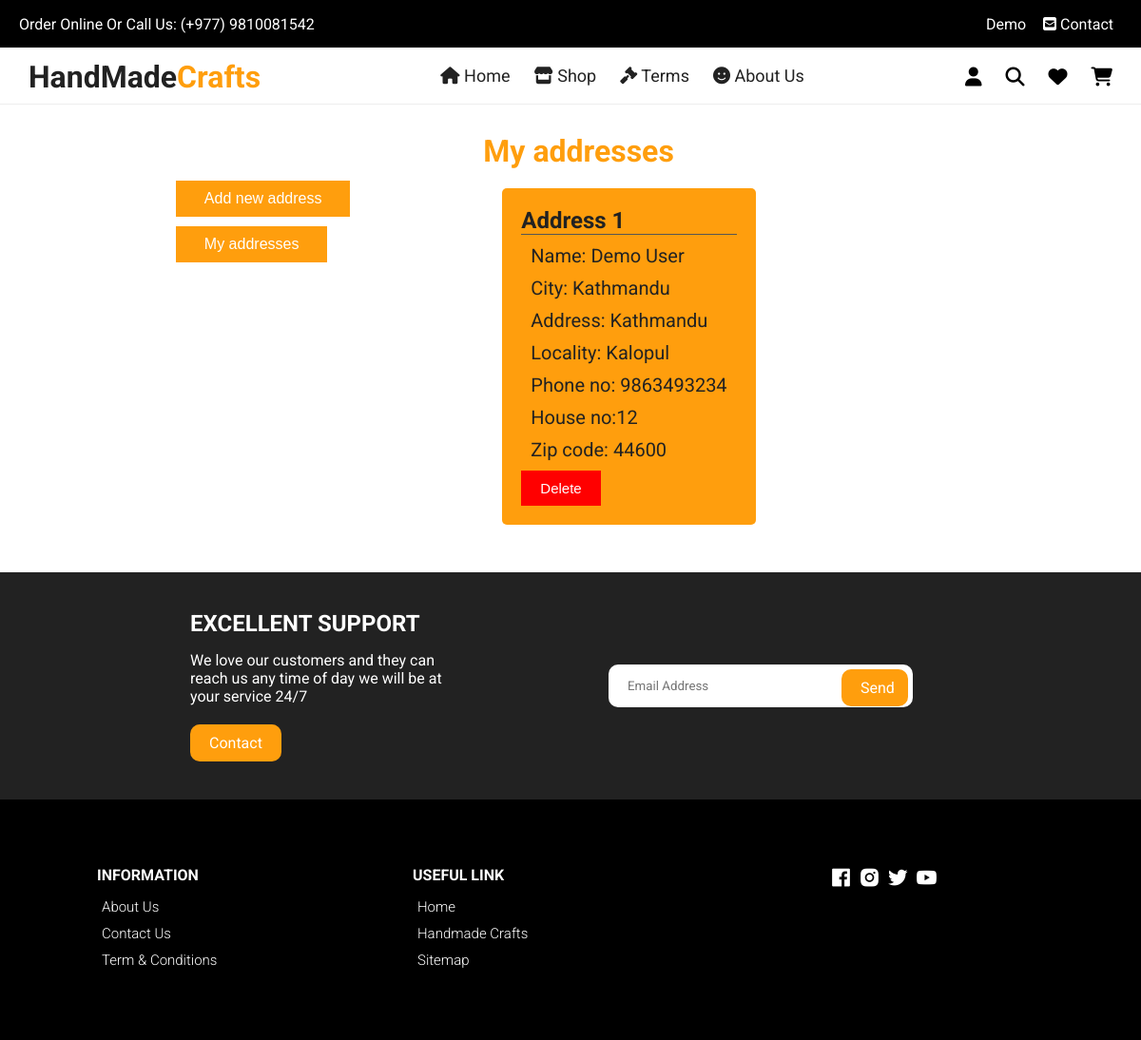
The page /customers/ (signed in) on the database its author committed.
### registration/models.py (models this page shows, shortened)
class Customer(models.Model):
    id = models.AutoField(primary_key=True)
    user = models.ForeignKey(User, on_delete=models.CASCADE, related_name='customer', null=False, blank=False)
    full_name = models.CharField(max_length=100)
    city = models.CharField(choices=CITY_CHOICES, max_length=100, default='Kathmandu')
    address = models.CharField(max_length=200)
    locality = models.CharField(max_length=200)
    phone_no = models.PositiveBigIntegerField()
    house_no = models.PositiveIntegerField()
    zip_code = models.PositiveIntegerField()
    created_at = models.DateField(auto_now_add=True)

### registration/views.py (the view)
# urls.py: path('customers/', CustomerView.as_view(), name='customers'),
@method_decorator(login_required, name='dispatch')
class CustomerView(View):
    def get(self, request):
        customers = Customer.objects.filter(user=self.request.user)
        return render(request, 'registration/customers.html', {'customers':customers})

### templates/registration/customers.html (shortened to what this page needs)
{% extends 'base.html' %}
{% block maincontent %}
<div class="customer-container">
    <div class="indicators">
        <div class="buttons">
            <a href="{% url 'addcustomer' %}"><button>Add new address</button></a>
            <a href="{% url 'customers' %}"><button>My addresses</button></a>
        </div>
    </div>
    <div class="customer-list d-flex">
        <h1>My addresses</h1>
        {% for c in customers %}
        <div class="customer-box">
            <h2>Address {{forloop.counter}}</h2>
            <p>Name: {{c.full_name}}</p>
            <p>City: {{c.city}}</p>
            <p>Address: {{c.address}}</p>
            <p>Locality: {{c.locality}}</p>
            <p>Phone no: {{c.phone_no}}</p>
            {% if c.house_no %}
            <p>House no:{{c.house_no}}</p>
            {% endif %}
            {% if c.zip_code %}
            <p>Zip code: {{c.zip_code}}</p>
            {% endif %}
            <a href="{% url 'deleteaddress' c.id %}">
                <button>Delete</button>
            </a>
        </div>
        {% endfor %}
    </div>
</div>
{% endblock maincontent %}

### templates/base.html (shortened to what this page needs)
{% load static %}
{% load cache %}
<!DOCTYPE html>
<html lang="en">
  <head>
    <link rel="stylesheet" href="https://cdnjs.cloudflare.com/ajax/libs/Glide.js/3.4.1/css/glide.core.css">
    <link rel="stylesheet" href="https://cdnjs.cloudflare.com/ajax/libs/Glide.js/3.4.1/css/glide.theme.css">
    <link rel="stylesheet" href="{% static 'css/owl.carousel.min.css' %}">
    <link
    href="https://unpkg.com/boxicons@2.0.7/css/boxicons.min.css"
    rel="stylesheet"
    />
      <link rel="stylesheet" href="{% static 'css/styles.css' %}" />
  </head>
  <body>
      <div class="top-nav" style="background-color: black;">
        <div class="d-flex" style="margin: 0 2rem">
          <p>Order Online Or Call Us: (+977) 9810081542</p>
          <ul class="d-flex">
            {% if user.is_anonymous %}
            <li style="padding: 0 4px;"><a href="{% url 'login' %}"><i class="fas fa-sign-in-alt"></i> Login</a></li>
            <li style="padding: 0 4px;"><a href="{% url 'signup' %}"><i class="fas fa-sign-out-alt" style="transform: rotate(-90deg);"></i> Signup</a></li>
            {% else %}
            <li style="padding: 0 4px;"><a href="{% url 'profile' user.id %}">{% if user.first_name%}{{user.first_name}}{% else %}{{user.username}}{% endif %}</a></li>
            {% endif %}
            <li style="padding: 0 4px;"><a href="{% url 'contact' %}"><i class="fas fa-envelope-square"></i> Contact</a></li>
          </ul>
        </div>
      </div>
      <div class="navigation">
        <div class="nav-center d-flex">
        <a href="/" class="logo"><h1>HandMade<span style="color: #ff9e0d;">Crafts</span></h1></a>
          <ul class="nav-list d-flex" style="overflow-y: auto;">
            <li class="nav-item">
              <a href="{% url 'home' %}" class="nav-link"><i class="fas fa-home"></i> Home</a>
            </li>
            <li class="nav-item">
              <a href="{% url 'products' %}" class="nav-link"><i class="fas fa-store"></i> Shop </a>
            </li>
            <li class="nav-item">
            <a href="{% url 'terms' %}" class="nav-link"><i class="fas fa-gavel"></i> Terms</a>
            </li>
            <li class="nav-item">
              <a href="{% url 'about' %}" class="nav-link"><i class="fas fa-smile"></i> About Us</a>
            </li>
          </ul>
          <div class="icons d-flex" style="margin-right: 20px;">
            {% if user.is_authenticated %}
            <div class="icon show-prof">
              <i class="fas fa-user"></i>
            </div>
            {% endif %}
            <div class="icon">
              <i class="fas fa-search search-icon"></i>
            </div>
            {% if user.is_authenticated %}
            {% if wishlistcount %}
            <a href="{% url 'wishlist' %}" class="icon">
              <i class="fas fa-heart"></i>
              <span class="d-flex wishlistcounter">{{wishlistcount}}</span>
            </a>
            {% elif wishlistcount == 0 %}
            <a href="{% url 'wishlist' %}" class="icon">
              <i class="fas fa-heart"></i>
              <span class="d-flex wishlistcounter">0</span>
            </a>
            {% else %}
            <a href="{% url 'wishlist' %}" class="icon">
              <i class="fas fa-heart"></i>
            </a>
            {% endif %}
            {% else %}
            <a href="{% url 'wishlist' %}" class="icon">
              <i class="fas fa-heart"></i>
              <span class="d-flex wishlistcounter">0</span>
            </a>
            {% endif %}
            {% if user.is_authenticated %}
            {% if cartprodcount > 0 %}
            <a href="{% url 'cart' %}" class="icon">
              <i class="fas fa-shopping-cart"></i>
              <span class="d-flex cartproductcount">{{cartprodcount}}</span>
            </a>
            {% elif cartprodcount == 0 %}
            <a href="{% url 'cart' %}" class="icon">
              <i class="fas fa-shopping-cart"></i>
              <span class="d-flex cartproductcount">0</span>
            </a>
            {% else %}
            <a href="{% url 'cart' %}" class="icon">
              <i class="fas fa-shopping-cart"></i>
            </a>
            {% endif %}
            {% else %}
            <a href="{% url 'cart' %}" class="icon">
              <i class="fas fa-shopping-cart"></i>
              <span class="d-flex">0</span>
            </a>
            {% endif %}
          </div>
        </div>
      </div>
    {% block maincontent %}
    {% endblock maincontent %}
    <section class="section contact">
      <div class="row">
        <div class="col">
          <h2>EXCELLENT SUPPORT</h2>
          <p>We love our customers and they can reach us any time
          of day we will be at your service 24/7</p>
          <a href="{% url 'contact' %}" class="btn btn-1">Contact</a>
        </div>
        <div class="col">
          <form action="{% url 'subscription_email' %}" method="post">
            <div>
              <input type="email" placeholder="Email Address" name='email' required>
              <input type="submit" value="Send">
            </div>
          </form>
        </div>
      </div>
    </section>
    <footer class="footer" style="background-color: black;">
      <div class="row">
        <div class="col d-flex">
          <h4>INFORMATION</h4>
          <a href="{% url 'about' %}">About Us</a>
          <a href="{% url 'contact' %}">Contact Us</a>
          <a href="{% url 'terms' %}">Term & Conditions</a>
        </div>
        <div class="col d-flex">
          <h4>USEFUL LINK</h4>
          <a href="{% url 'home' %}">Home</a>
          <a href="{% url 'products' %}">Handmade Crafts</a>
          <a href="{% url 'django.contrib.sitemaps.views.sitemap' %}">Sitemap</a>
        </div>
        <div class="col d-flex">
          <span><i class='bx bxl-facebook-square'></i></span>
          <span><i class='bx bxl-instagram-alt' ></i></span>
          <span><i class='bx bxl-twitter' ></i></span>
          <span><i class='bx bxl-youtube' ></i></span>
        </div>
      </div>
    </footer>
  </body>
</html>

### static/css/styles.css (style rules this page uses)
:root { --white: #fff; --black: #222; --yellow: #ff9e0d; --grey1: #f0f0f0; --grey2: #e9d7d3; }
*, *::before, *::after { margin: 0; padding: 0; box-sizing: inherit; }
html { box-sizing: border-box; font-size: 62.5%; }
body { font-family: "Roboto", sans-serif; font-size: 1.6rem; background-color: var(--white); color: var(--black); font-weight: 400; font-style: normal; }
a { text-decoration: none; color: var(--black); }
li { list-style: none; }
.d-flex { display: flex; align-items: center; }
.top-nav { background-color: var(--yellow); font-size: 1.3rem; color: var(--white); }
.top-nav div { justify-content: space-between; height: 5rem; font-size: 1.6rem; }
.top-nav a { color: var(--white); padding: 0 0.5rem; transition: 200ms; }
.navigation { height: 6rem; line-height: 6rem; transition: 300ms; border-bottom: 1px solid #eee; }
.nav-center { justify-content: space-between; width: 100%; }
.logo { padding: 0 3rem; }
.nav-center .nav-item:not(:last-child) { margin-right: 0.5rem; }
.nav-center .nav-link { font-size: 1.8rem; padding:0 1rem; display: inline-block; width: 100%; }
.icon { cursor: pointer; font-size: 2rem; padding: 0 1rem; color: #000; position: relative; transition: 200ms; }
.icon:not(:last-child) { margin-right: 0.5rem; }
.section { padding: 5rem 0 5rem 0; overflow: hidden; }
.contact { background-color: var(--black); color: var(--white); padding: 4rem 20rem; }
.contact .row { display: grid; grid-template-columns: 1fr 1fr; align-items: center; }
.contact .row .col h2 { margin-bottom: 1.5rem; }
.contact .row .col p { width: 70%; margin-bottom: 2rem; }
.btn-1 { background-color: var(--yellow); color: var(--white); display: inline-block; border-radius: 1rem; padding: 1rem 2rem; }
.contact form div { position: relative; width: 80%; margin: 0 auto; }
.contact form input { font-family: "Roboto", sans-serif; text-indent: 2rem; width: 100%; border-radius: 1rem; padding: 1.5rem 0; outline: none; border: none; }
.contact form input[type='submit'] { position: absolute; top: 0; right: 0; background-color: var(--yellow); color: white; margin: 0.5rem; padding: 1rem 2.4rem 1rem 0; border-radius: 1rem; width: 7rem; cursor: pointer; font-size: 1.6rem; }
.footer { padding: 7rem 1rem; background-color: var(--yellow); }
footer .row { display: grid; grid-template-columns: 1fr 1fr 1fr; max-width: 99.6rem; margin: 0 auto; }
.footer .col { flex-direction: column; color: var(--white); align-items: flex-start; }
.footer .col:last-child { flex-direction: row; justify-content: center; }
.footer .col:last-child span { font-size: 2.5rem; margin-right: 0.5rem; color: var(--white); }
.footer .col a { color: var(--white); font-size: 1.5rem; padding: 0.5rem; font-weight: 300; }
.footer .col h4 { margin-bottom: 1rem; }
form { position: relative; z-index: 1; }
.customer-container { max-width: 114rem; margin: 3rem auto; padding: 0 3rem; display: flex; align-items: flex-start; justify-content: space-evenly; }
.indicators { width: fit-content; height:100%; }
.indicators .buttons { display: flex; flex-direction: column; margin-top: 5rem; }
.customer-list { max-width: 70rem; height: 100%; flex-wrap: wrap; }
.customer-list h1 { width: 100%; color: var(--yellow); }
.customer-box { border-radius: 5px; margin: 2rem; padding: 2rem; max-width: 30rem; background-color: var(--yellow); transition: 200ms; }
.customer-box h2 { border-bottom: 1px solid #555; }
.customer-box p { font-size: 2rem; margin: 1rem; }
.customer-box a button { padding: 1rem 2rem; font-size: 1.5rem; outline: none; border: none; background-color: red; color: #fff; cursor: pointer; }
.login-form form button, .customer-form form button, .indicators .buttons a button { outline: none; border: none; font-size: 1.6rem; padding: 1rem 3rem; margin-right: 1.5rem; margin-bottom: 1rem; background-color: var(--yellow); color: white; cursor: pointer; transition: 200ms; }

### templates/base.html (style rules this page uses)
input:read-only { background: #efe; }

### rows shown on the page
Customer: full_name "Demo User", city "Kathmandu", address "Kathmandu", locality "Kalopul", phone_no "9863493234", house_no "12", zip_code "44600"

### other values the page prints
{{ user.first_name }} "Demo"
